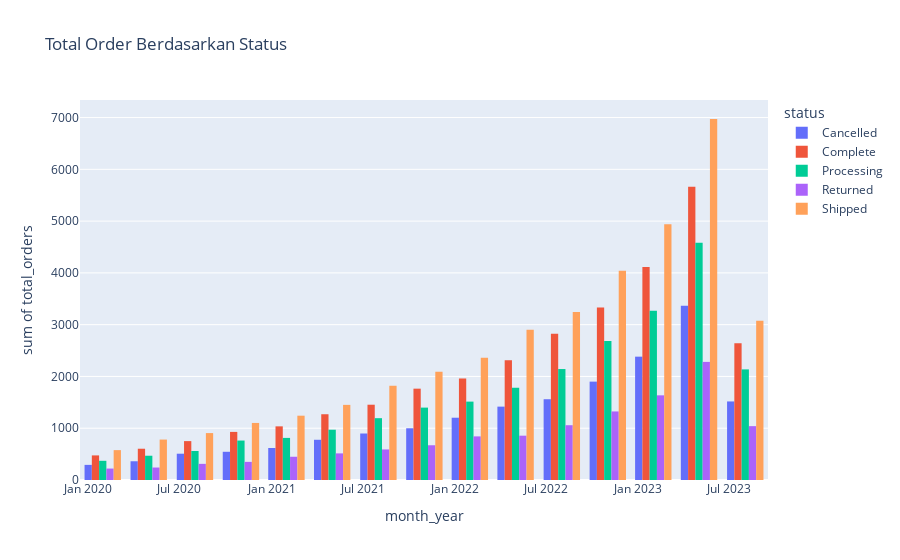

Notebook source saved alongside this figure:
### Code cell
import matplotlib.pyplot as plt
import plotly.express as px
fig1 = px.histogram(df, x="month_year", color="status",
             y='total_orders',
             title="Total Order Berdasarkan Status",
             barmode='group',
             height=500
            )

fig1.show()
